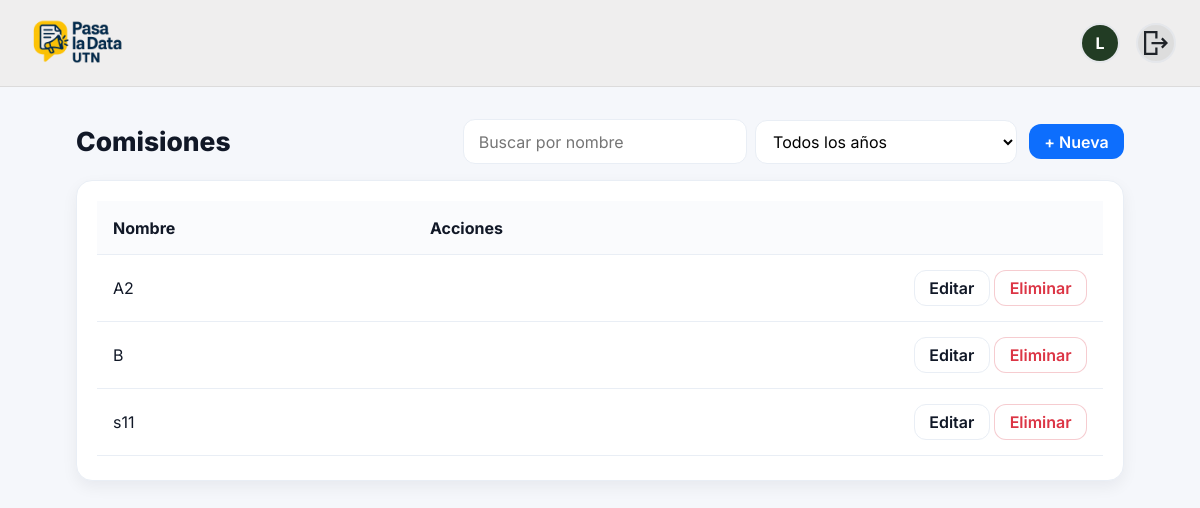
The app's page /academics/admin/comisiones/ (signed in), older data.
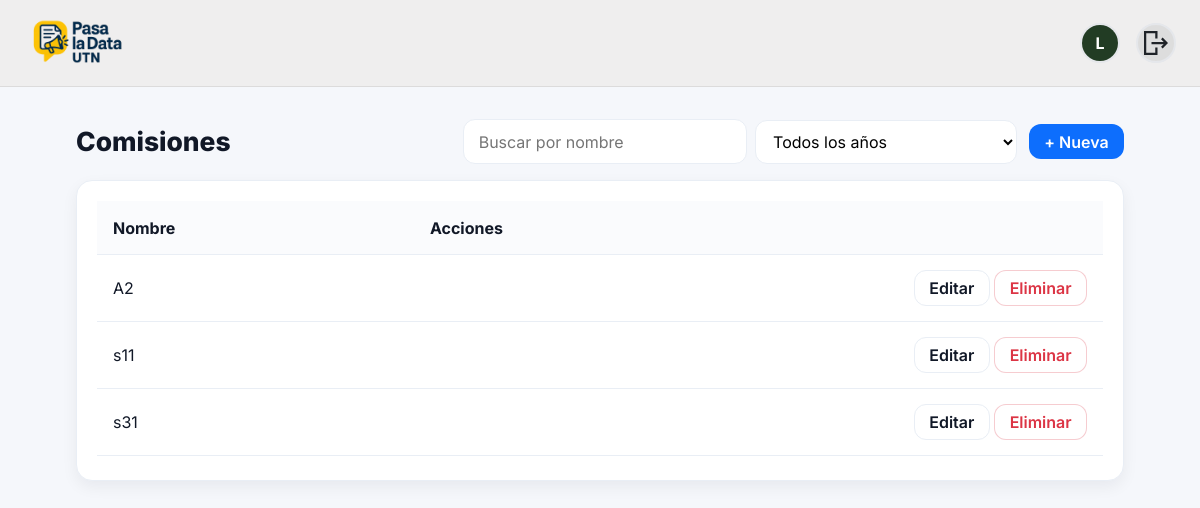
The same page, newer data.
### academics/models.py (models this page shows, shortened)
class Comision(models.Model):
    nombre = models.CharField(max_length=120, unique=True)
    icono = models.CharField(max_length=4096, blank=True, null=True)
    imagen = models.ImageField(upload_to="materias/", blank=True, null=True)
    active = models.BooleanField(default=True)
    class Meta:
        ordering = ["nombre"]
        verbose_name = "Comisión"

### academics/views.py (the view)
# urls.py: path("admin/comisiones/", views.comision_list, name="comision_list"),
@login_required
def comision_list(request):
    q = (request.GET.get("q") or "").strip()
    year = (request.GET.get("year") or "").strip()
    qs = Comision.objects.filter(active=True).order_by("nombre")
    if q:
        qs = qs.filter(nombre__icontains=q)
    if year.isdigit():
        year_int = int(year)
        subq = MateriaComisionAnio.objects.filter(comision_id=OuterRef("pk"), anio=year_int)
        qs = qs.annotate(has_year=Exists(subq)).filter(has_year=True)
    years = (MateriaComisionAnio.objects.order_by("-anio")
                .values_list("anio", flat=True).distinct())
    return render(request, "academics/comision_list_admin.html", {
        "comisiones": qs,
        "q": q,
        "years": years,
        "selected_year": int(year) if year.isdigit() else None,
        "create_url": "academics:comision_create",
        "update_name": "academics:comision_update",
        "delete_name": "academics:comision_delete",
        "ICON_MAP": ICON_MAP,
    })

### academics/templates/academics/comision_list_admin.html (shortened to what this page needs)
{% extends "base.html" %}
{% load static %}
{% block extra_head %}
<link rel="stylesheet" href="{% static 'academics/css/academics.css' %}">
{% endblock %}
{% block content %}
<div class="ap-wrap">
  <div class="ap-toolbar">
    <h1 class="ap-title">Comisiones</h1>
    <div class="ap-actions">
      <form method="get" class="ap-search" style="display:flex; gap:.5rem; align-items:center;">
        <input type="text" name="q" value="{{ q }}" placeholder="Buscar por nombre">
        <select name="year" class="ap-select" onchange="this.form.submit()">
          <option value="">Todos los años</option>
        </select>
      </form>
      <a href="{% url create_url %}" class="ap-btn ap-btn-primary">+ Nueva</a>
    </div>
  </div>
  <div class="ap-card ap-table-wrap">
    <table class="ap-table">
      <thead>
        <tr>
          <th>Nombre</th>
          <th class="ap-right">Acciones</th>
        </tr>
      </thead>
      <tbody>
        {% for c in comisiones %}
          <tr>
            <td class="ap-name">{{ c.nombre }}</td>
            <td class="ap-right">
              <a href="{% url update_name c.id %}" class="ap-btn ap-btn-light">Editar</a>
              <a href="{% url delete_name c.id %}" class="ap-btn ap-btn-danger">Eliminar</a>
            </td>
          </tr>
        {% empty %}
          <tr><td colspan="2" class="ap-muted">No hay comisiones para los filtros aplicados.</td></tr>
        {% endfor %}
      </tbody>
    </table>
  </div>
</div>
{% endblock %}

Row changes from the older to the newer data that the page shows:
shown differently, row unchanged: Comision (number 2 of 3 on the later page): moves up the list
changed Comision (number 3 of 3 on the later page): nombre "B" → "s31"
